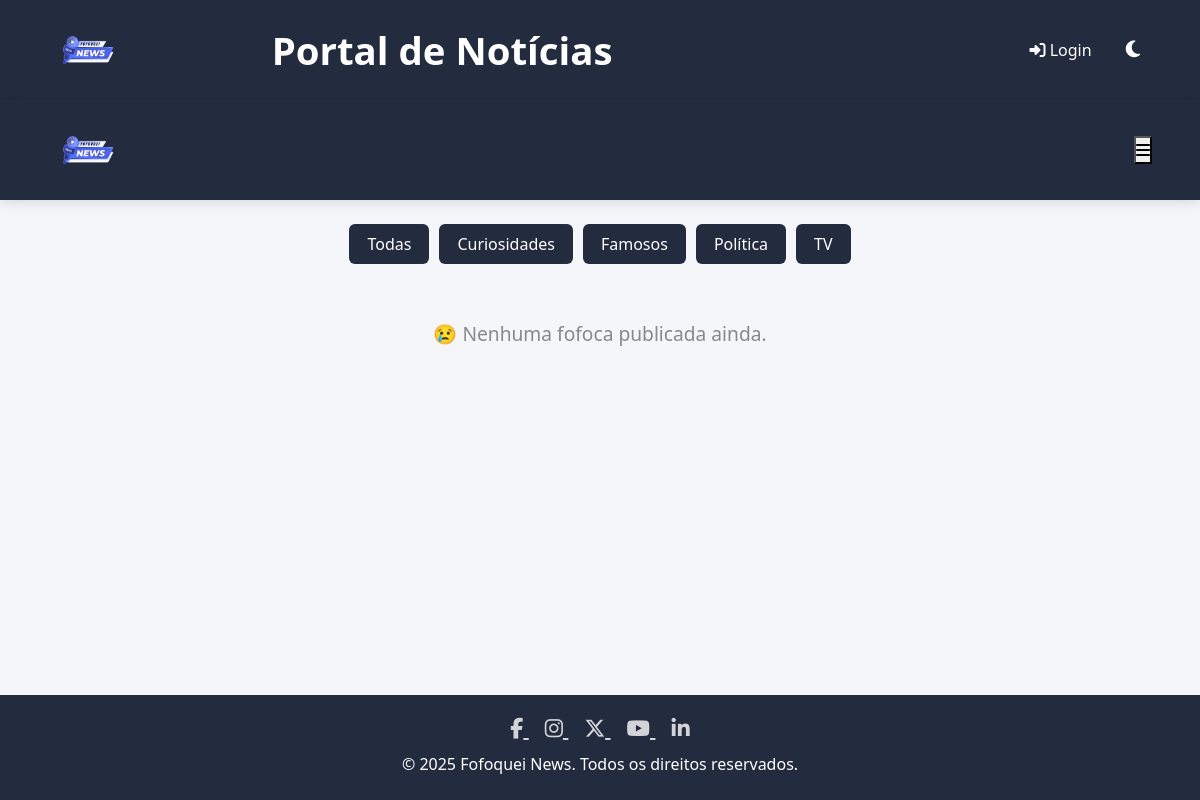
Before: /pag.php with the older database file.
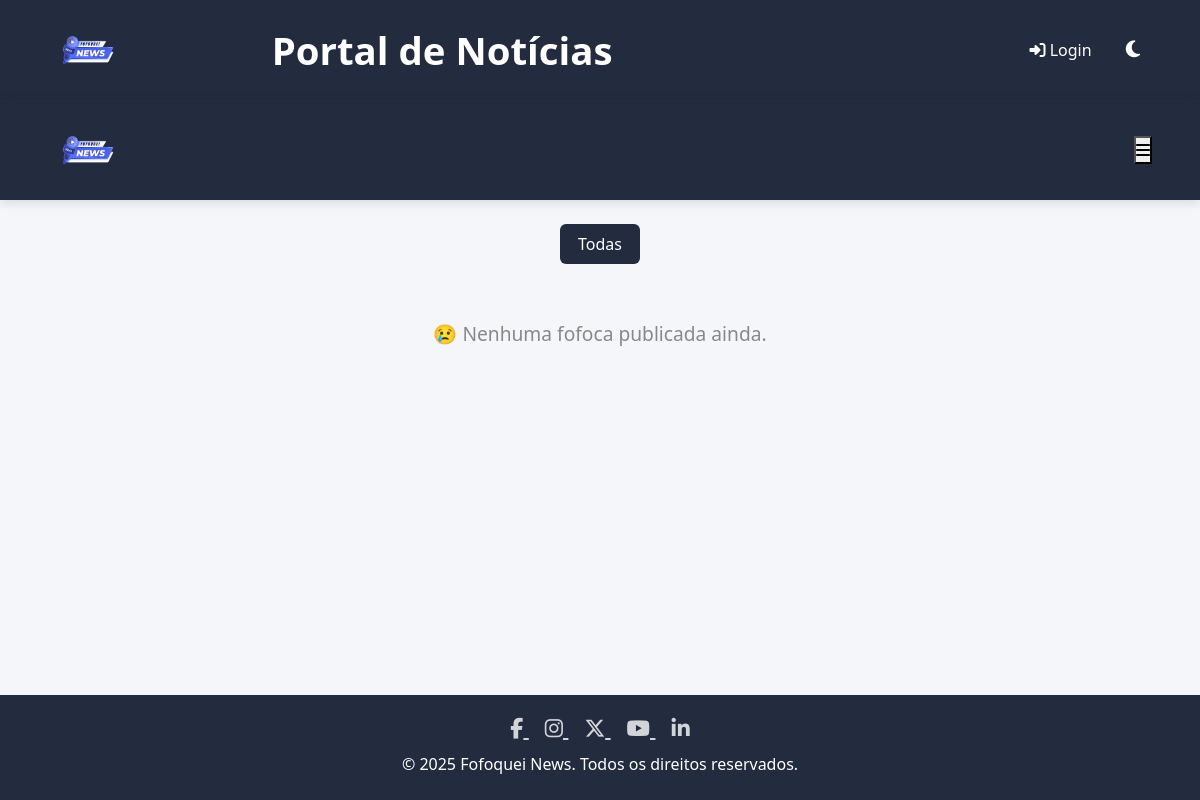
After: the same page with the newer database file.
### tables this page shows
CREATE TABLE IF NOT EXISTS categorias (
    id INT AUTO_INCREMENT PRIMARY KEY,
    nome VARCHAR(100) NOT NULL UNIQUE
);

### pag.php (the view, shortened to what this page needs)
<?php
require_once 'conexao.php';
$categorias = $pdo->query("SELECT id, nome FROM categorias ORDER BY nome")->fetchAll(PDO::FETCH_ASSOC);
$params = [];
$sql = "SELECT noticias.*, usuarios.nome AS autor_nome, categorias.nome AS categoria_nome
        FROM noticias
        JOIN usuarios ON noticias.autor = usuarios.id
        JOIN categorias ON noticias.categoria_id = categorias.id";
$sql .= " ORDER BY data DESC";
$stmt = $pdo->prepare($sql);
$stmt->execute($params);
$noticias = $stmt->fetchAll();
?>
<!DOCTYPE html>
<html lang="pt-BR">
<head>
    <link rel="stylesheet" href="css/style.css">
    <link rel="stylesheet" href="css/header.css">
    <link rel="stylesheet" href="css/footer.css">
    <link rel="stylesheet" href="css/headerAdmin.css">
    <link rel="stylesheet" href="https://cdnjs.cloudflare.com/ajax/libs/font-awesome/6.5.0/css/all.min.css">
</head>
<body>
    <div class="conteudo-page">
        <?php include 'includes/header.php'; ?>
        <header class="topo">
            <div class="cabecalho-container">
                <a href="index.php"><img src="img/logoFofoca500.png" alt="Logo" class="logo"></a>
                <button class="menu-hamburguer" id="btnMenu" aria-label="Abrir menu"
                    onclick="abrirMenuMobile()">
                    <i class="fas fa-bars"></i>
                </button>
            </div>
        </header>
        <section class="filtros-categorias">
            <button onclick="window.location.href='index.php'">Todas</button>
            <?php foreach ($categorias as $cat): ?>
                <button onclick="window.location.href='?categoria=<?= $cat['id'] ?>'">
                    <?= htmlspecialchars($cat['nome']) ?>
                </button>
            <?php endforeach; ?>
        </section>
        <main class="conteudo">
            <?php if ($noticias): ?>
                <div class="grade-cards">
                    <?php foreach ($noticias as $n): ?>
                        <a href="noticia.php?id=<?= $n['id'] ?>" class="link-noticia">
                            <article class="card-noticia">
                                <?php if ($n['imagem']): ?>
                                    <img src="<?= htmlspecialchars($n['imagem']) ?>" alt="Imagem da notícia">
                                <?php endif; ?>
                                <div class="texto">
                                    <h2><?= htmlspecialchars($n['titulo']) ?></h2>
                                    <p><?= resumo($n['noticia'], 150) ?></p>
                                </div>
                            </article>
                        </a>
                    <?php endforeach; ?>
                </div>
            <?php else: ?>
                <p class="sem-noticia">😢 Nenhuma fofoca publicada ainda.</p>
            <?php endif; ?>
        </main>
        <?php include 'includes/footer.php'; ?>
    </div>
</body>
</html>

Changed rows visible on the page:
removed categorias: nome "Curiosidades"
removed categorias: nome "Famosos"
removed categorias: nome "Política"
removed categorias: nome "TV"
